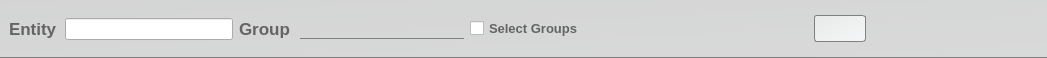
<?xml version="1.0" encoding="UTF-8"?>
<ui version="4.0">
 <class>RocketBuildContextWidget</class>
 <widget class="QWidget" name="RocketBuildContextWidget">
  <property name="geometry">
   <rect>
    <x>0</x>
    <y>0</y>
    <width>1047</width>
    <height>58</height>
   </rect>
  </property>
  <property name="minimumSize">
   <size>
    <width>0</width>
    <height>36</height>
   </size>
  </property>
  <property name="maximumSize">
   <size>
    <width>16777215</width>
    <height>72</height>
   </size>
  </property>
  <property name="styleSheet">
   <string notr="true">QWidget#RocketBuildContextWidget {
	background-color: qlineargradient(spread:pad, x1:0, y1:0, x2:1, y2:1, stop:0 rgba(232, 234, 233, 255), stop:1 rgba(245, 246, 247, 255));
}

QFrame#frame {
	border: 0px;
	border-bottom: 1px solid gray;
	background-color: rgba(198, 198, 198, 150);
}

QLineEdit#entityNameLineEdit {
	min-height: 20px;
	max-height: 20px;
	font-family: &quot;Arial&quot;;
	font-size: 12px;
}

QLabel, QCheckBox, QRadioButton {
	font-family: &quot;Arial&quot;;
	font-size: 13px;
	color: rgb(100,100,100);
	font-weight: bold;
}

QLabel#entityLabel, #undoRedoLabel, #gizmoSettingsLabel, #groupLabel {
	font-size: 17px;
	font-weight: bold;
	color: rgb(100, 100, 100);
}

QCheckBox:hover {
	color: rgb(50,50,50);
}

QCheckBox::indicator:unchecked {
	image: url(:/images/icon-unchecked.png);
 }

QCheckBox::indicator:checked {
	image: url(:/images/icon-checked.png);
 }

QLabel, QCheckBox, QPushButton {
	font-family: &quot;Arial&quot;;
	font-weight: bold;
}

QPushButton {
	min-height: 25px;
	min-width: 150px;
	font-size: 12px;
	border: 1px solid grey;
	color: rgb(100,100,100);
	border-radius: 3px;
	/*background-color: qlineargradient(spread:pad, x1:0, y1:0, x2:1, y2:0, stop:0 rgba(232, 234, 233, 255), stop:1 rgba(245, 246, 247, 255));*/
	background-color: qlineargradient(spread:pad, x1:0, y1:0, x2:1, y2:1, stop:0 rgba(232, 234, 233, 255), stop:1 rgba(245, 246, 247, 255));
}

QPushButton:disabled {
	background-color: rgb(220, 220, 220);
    color: rgb(150, 150, 150);
}

QPushButton:disabled:unchecked {
	background-color: rgb(220, 220, 220);
    color: rgb(150, 150, 150);
}

QPushButton:disabled:checked {
	background-color: rgb(200, 200, 200);
	color: rgb(125, 125, 125);
}

QPushButton:hover {
	background-color: qlineargradient(spread:pad, x1:0, y1:0, x2:1, y2:0, stop:0 rgba(222, 224, 223, 255), stop:1 rgba(245, 246, 247, 255));
}

QPushButton:pressed {
	border: 1px solid rgb(50,50,50);
}

QPushButton:checked {
	color: white;
	background-color: rgb(243,154,41);
 }

QComboBox {
	border: 0px;
	border-bottom: 1px solid grey;
	font-family: &quot;Arial&quot;;
	font-size: 12px;
	color: rgb(65, 65, 65);
	font-weight: bold;
	padding-left: 0px;
    min-width: 90px;
	min-height: 20px;
	max-height: 20px;
	background-color: transparent;
}

QComboBox:hover {
	border-bottom: 1px solid black;
}

QComboBox:disabled, :disabled:hover {
	background-color: rgba(100,100,100,100);
}

QComboBox:down-arrow {
	image: url(':/images/icon-combobox-down-arrow.png');
	width:12px;
}

QComboBox::drop-down {
	subcontrol-origin: padding;
	subcontrol-position: center right;
	padding-right: 2px;
	width: 16px;
	max-height: 11px;
	border: 0px;
}

QComboBox QAbstractItemView {
	border: 1px solid grey;	
	background-color: rgb(255, 255, 255);
	selection-background-color: rgba(230,230,230,120);
	selection-color: black;
	padding: 0px;
}

QFrame#frameCave QSpinBox {
	width: 100px;
}

</string>
  </property>
  <layout class="QVBoxLayout" name="verticalLayout_2">
   <property name="spacing">
    <number>0</number>
   </property>
   <property name="margin">
    <number>0</number>
   </property>
   <item>
    <widget class="QFrame" name="frame">
     <property name="frameShape">
      <enum>QFrame::NoFrame</enum>
     </property>
     <property name="frameShadow">
      <enum>QFrame::Plain</enum>
     </property>
     <property name="lineWidth">
      <number>0</number>
     </property>
     <layout class="QVBoxLayout" name="verticalLayout" stretch="0,0">
      <property name="leftMargin">
       <number>9</number>
      </property>
      <property name="topMargin">
       <number>4</number>
      </property>
      <property name="rightMargin">
       <number>9</number>
      </property>
      <property name="bottomMargin">
       <number>3</number>
      </property>
      <item>
       <layout class="QHBoxLayout" name="topLayout">
        <item>
         <layout class="QHBoxLayout" name="horizontalLayout_2">
          <item>
           <widget class="QLabel" name="entityLabel">
            <property name="minimumSize">
             <size>
              <width>50</width>
              <height>0</height>
             </size>
            </property>
            <property name="maximumSize">
             <size>
              <width>50</width>
              <height>16777215</height>
             </size>
            </property>
            <property name="text">
             <string>Entity</string>
            </property>
           </widget>
          </item>
          <item>
           <widget class="QLineEdit" name="entityNameLineEdit"/>
          </item>
         </layout>
        </item>
        <item>
         <layout class="QHBoxLayout" name="horizontalLayout_3">
          <item>
           <widget class="QLabel" name="groupLabel">
            <property name="minimumSize">
             <size>
              <width>55</width>
              <height>0</height>
             </size>
            </property>
            <property name="maximumSize">
             <size>
              <width>55</width>
              <height>16777215</height>
             </size>
            </property>
            <property name="text">
             <string>Group</string>
            </property>
           </widget>
          </item>
          <item>
           <widget class="QComboBox" name="groupComboBox">
            <property name="sizePolicy">
             <sizepolicy hsizetype="Expanding" vsizetype="Fixed">
              <horstretch>0</horstretch>
              <verstretch>0</verstretch>
             </sizepolicy>
            </property>
            <property name="editable">
             <bool>true</bool>
            </property>
           </widget>
          </item>
         </layout>
        </item>
        <item>
         <widget class="QCheckBox" name="selectGroupsButton">
          <property name="text">
           <string>Select Groups</string>
          </property>
          <property name="checkable">
           <bool>true</bool>
          </property>
         </widget>
        </item>
        <item>
         <spacer name="horizontalSpacer_3">
          <property name="orientation">
           <enum>Qt::Horizontal</enum>
          </property>
          <property name="sizeHint" stdset="0">
           <size>
            <width>40</width>
            <height>1</height>
           </size>
          </property>
         </spacer>
        </item>
        <item>
         <widget class="QWidget" name="gizmoContainer" native="true">
          <layout class="QHBoxLayout" name="horizontalLayout">
           <property name="margin">
            <number>0</number>
           </property>
           <item>
            <widget class="QPushButton" name="deleteButton">
             <property name="sizePolicy">
              <sizepolicy hsizetype="Fixed" vsizetype="Fixed">
               <horstretch>0</horstretch>
               <verstretch>0</verstretch>
              </sizepolicy>
             </property>
             <property name="minimumSize">
              <size>
               <width>52</width>
               <height>27</height>
              </size>
             </property>
             <property name="maximumSize">
              <size>
               <width>52</width>
               <height>16777215</height>
              </size>
             </property>
             <property name="toolTip">
              <string>Delete Entity</string>
             </property>
             <property name="styleSheet">
              <string notr="true">QPushButton {
	min-width: 50px;
	max-width: 50px;
}</string>
             </property>
             <property name="text">
              <string/>
             </property>
             <property name="icon">
              <iconset resource="RocketPlugin.qrc">
               <normaloff>:/images/icon-recycle.png</normaloff>:/images/icon-recycle.png</iconset>
             </property>
             <property name="iconSize">
              <size>
               <width>18</width>
               <height>18</height>
              </size>
             </property>
            </widget>
           </item>
           <item>
            <layout class="QHBoxLayout" name="undoLayout"/>
           </item>
           <item>
            <spacer name="horizontalSpacer_2">
             <property name="orientation">
              <enum>Qt::Horizontal</enum>
             </property>
             <property name="sizeHint" stdset="0">
              <size>
               <width>1</width>
               <height>1</height>
              </size>
             </property>
            </spacer>
           </item>
           <item>
            <layout class="QHBoxLayout" name="gizmoSettingsLayout"/>
           </item>
          </layout>
         </widget>
        </item>
       </layout>
      </item>
      <item>
       <layout class="QHBoxLayout" name="bottomLayout"/>
      </item>
     </layout>
    </widget>
   </item>
  </layout>
 </widget>
 <resources>
  <include location="RocketPlugin.qrc"/>
 </resources>
 <connections/>
</ui>
